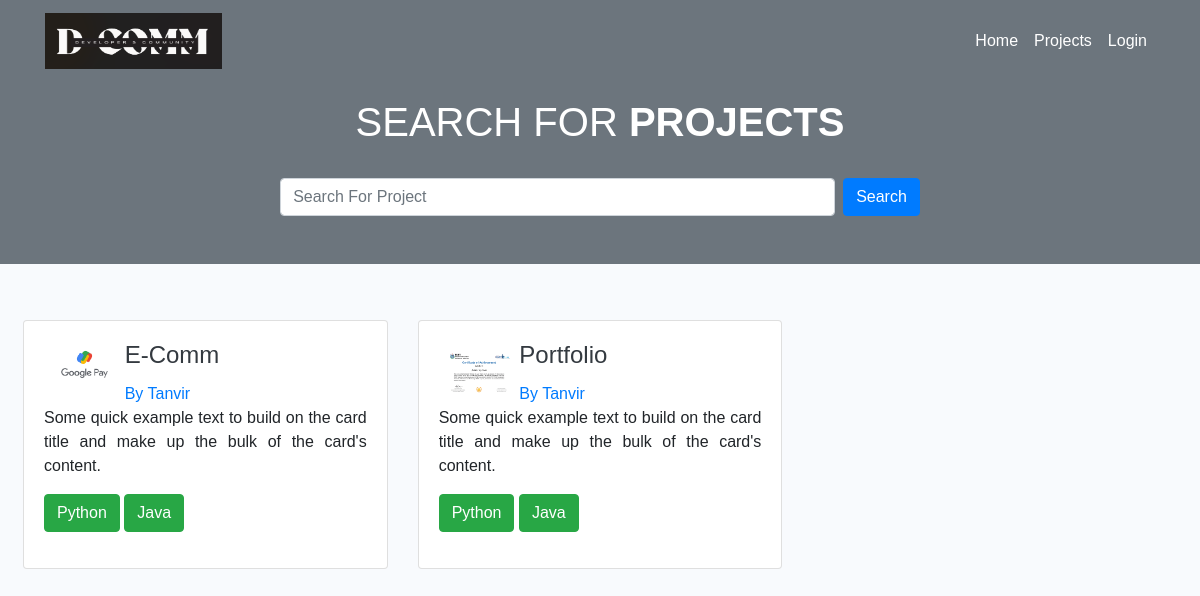
/projects/, run on the app's committed database.
### projects/models.py (models this page shows, shortened)
class Project(models.Model):
    title = models.CharField(max_length=50)
    description = models.TextField(max_length=500)
    demo_link = models.URLField(max_length=200,blank=True)
    project_link = models.URLField(max_length=200,blank=True)
    project_img = models.ImageField(null=True,blank=True,default='default.jpg')
    owner = models.ForeignKey(Profile,on_delete=models.CASCADE,null=True, default=Profile)
    total_vote = models.IntegerField(default=0,null=True,blank=True)
    vote_ration = models.IntegerField(default=0,null=True,blank=True)
    created = models.DateTimeField(auto_now_add=True)
    tag = models.ManyToManyField('Tag',blank=True)
    id = models.UUIDField(primary_key=True, default=uuid.uuid4, editable=False)
    def __str__(self):
        return self.title
    class Meta:
        ordering = ['created']

### users/models.py (models this page shows)
class Profile(models.Model):
    user = models.OneToOneField(User,on_delete=models.CASCADE,null=True,blank=True)
    username = models.CharField(max_length=200,null=True,blank=True)
    email = models.CharField(max_length=200,null=True,blank=True)
    short_intro = models.CharField(max_length=200,null=True,blank=True)
    location = models.CharField(max_length=200,null=True,blank=True)
    bio = models.TextField(null=True,blank=True)
    first_name = models.CharField(max_length=200,null=True,blank=True)
    last_name = models.CharField(max_length=200,null=True,blank=True)
    occupation = models.CharField(max_length=200,null=True,blank=True)
    phone = models.CharField(max_length=20,null=True,blank=True)
    created = models.DateField(auto_now_add=True)
    id = models.UUIDField(default=uuid.uuid4,unique=True,primary_key=True,editable=False)
    profile_img = models.ImageField(null=True,blank=True,upload_to='profiles/',default='profiles/profile.jpg')
    github_link = models.URLField(max_length=200,blank=True)
    linkedin_link = models.URLField(max_length=200,blank=True)
    facebook_link = models.URLField(max_length=200,blank=True)
    def __str__(self):
        return self.first_name

### projects/views.py (the view)
# urls.py: path('projects/',include('projects.urls')),
def projects(request):
    project_search = ""
    if request.GET.get('project-search'):
        project_search = request.GET.get('project-search')
        projects = Project.objects.filter(title__icontains=project_search)
    else:
        projects = Project.objects.all()
    print(projects)
    data = {"projects":projects}
    return render(request,'projects.html',context=data)

### templates/projects.html (shortened to what this page needs)
{% extends 'basic.html' %}
{% block body %}
<div class="d-flex text-center flex-column bg-secondary h-50">
  <div class="container pb-5 pt-2">
    <h1 class="text-white">SEARCH FOR <strong>PROJECTS</strong></h1>
    <br />
    <form class="form-inline justify-content-center" method="GET">
      <input
        class="form-control mr-sm-2 w-50"
        type="text"
        placeholder="Search For Project"
        aria-label="Search"
        name="project-search"
      />
      <button class="btn btn-primary color-warning my-2 my-sm-0" type="submit">
        Search
      </button>
    </form>
  </div>
</div>
<div class="container mt-5 p-2">
  <div class="row">
  <div class="row">
    {% for project in  projects%}
  <div class="col-sm-4 ">
      <div class="card w-100" >
  <div class="card-body">
    <div class="d-flex justify-content-start">
      <img class="rounded w-25 h-25" src="{{project.project_img.url}}" alt="">
      <div class="mt-auto">
        <a class="text-dark" href='{% url 'project' project.id %}'><h4 class="card-title text-justify ps-3">{{project.title}}</h4></a>
        <a href="{% url 'user-profile' project.owner.id %}">By {{project.owner}}</a>
      </div>
    </div>
    <p class="card-text text-justify">Some quick example text to build on the card title and make up the bulk of the card's content.</p>
    <p class="btn btn-success">Python</p>
    <p class="btn btn-success">Java</p>
  </div>
</div>
    </div>
{% endfor %}
  </div>
</div>
{% endblock body %}

### static/styles/style.css (style rules this page uses)
body { font-family: inherit !important; }
a:link { text-decoration: none !important; }

### data on the page
Project: project_img (picture), title "E-Comm", owner "Tanvir"
Project: project_img (picture), title "Portfolio", owner "Tanvir"
